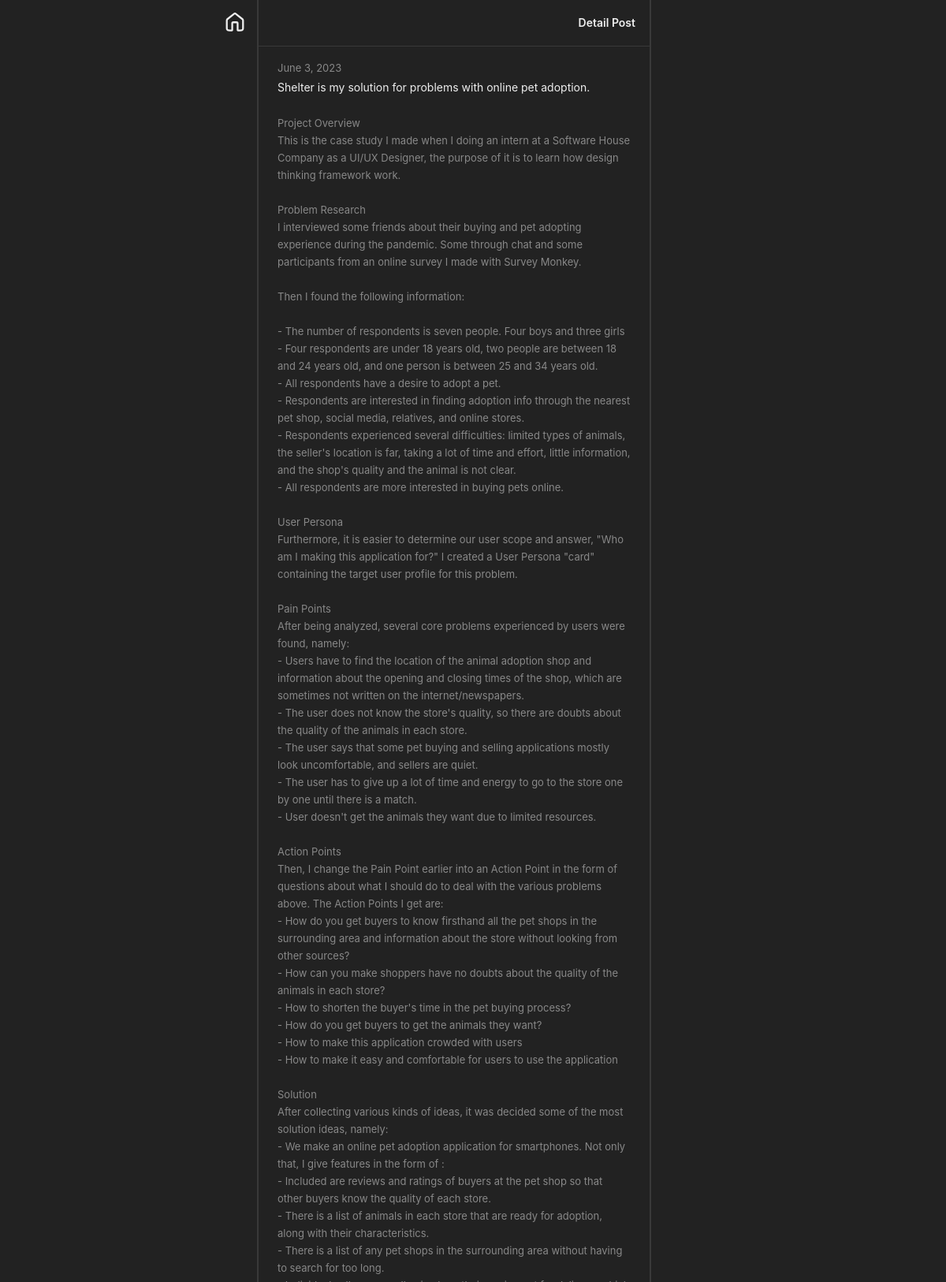
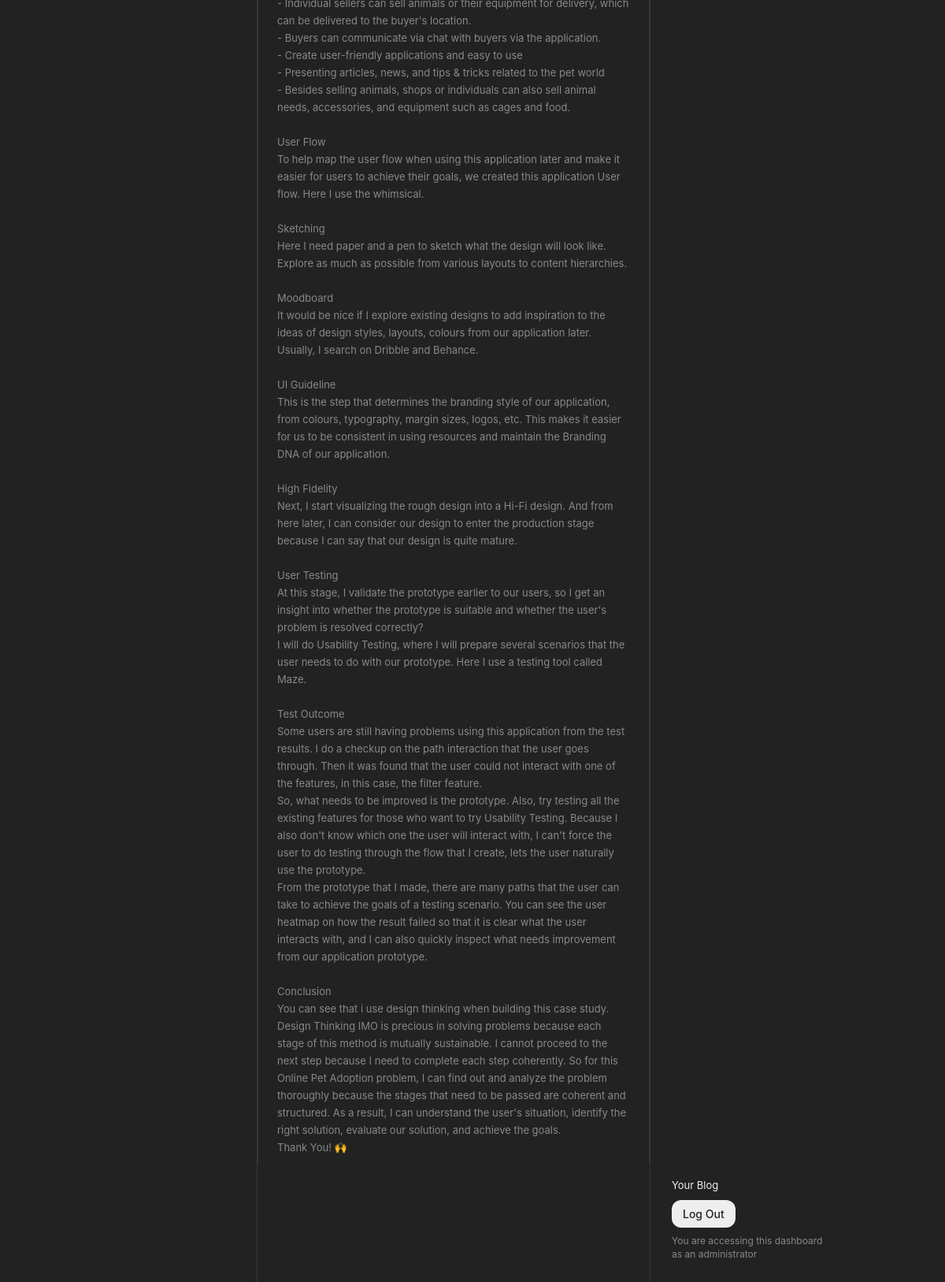
Page /post_detail_admin.php?id=4 on the committed database (2 pictures, top to bottom).
### tables this page shows
CREATE TABLE `posts` (
  `id` int(11) NOT NULL,
  `title` varchar(255) NOT NULL,
  `content` longtext NOT NULL,
  `created_at` datetime NOT NULL DEFAULT current_timestamp()
);

### post_detail_admin.php (the view, shortened to what this page needs)
<?php
include 'db.php';
$id = $_GET['id'];
$stmt = $conn->prepare("SELECT * FROM posts WHERE id = ?");
$stmt->bind_param("i", $id);
$stmt->execute();
$result = $stmt->get_result();
$row = $result->fetch_assoc();
?>
<!DOCTYPE html>
<html>
<head>
    <link href="styles.css" rel="stylesheet">
</head>
<body>
    <div class="wrapper">
        <div class="left">
            <div class="left-container">
            <a href="dashboard.php" style="text-decoration: none; color: inherit; cursor: pointer;" class="haptic">
</a>
            </div>
        </div>
        <div class="middle middle-border">
            <div class="content middle-border">
                <div class="tulisan-my-blog">
<span class="heading-bold">Detail Post</span>
                </div>
                <div class="post-list height-detail">
                    <div class="post post-column">
                    <span class="post-list-desc"><?php echo date("F j, Y", strtotime($row['created_at'])); ?></span>
                        <span class="post-list-title" style="margin-bottom: 20px;"><?php echo $row['title']; ?></span>
                        <span class="post-list-desc"><?php echo nl2br(htmlspecialchars($row['content'], ENT_QUOTES, 'UTF-8')); ?></span>
                    </div>
                </div>
            </div>
        </div>
        <div class="right">
      <div class="content right-container">
        <div class="right-box">
          <span class="above-button">Your Blog</span>
          <a href="logout.php">
            <button class="login-button">
              <span id="loginBtn">Log Out</span>
            </button>
          </a>
          <span class="below-button">You are accessing this dashboard<br />as an administrator</span>
        </div>
      </div>
    </div>
    </div>

### styles.css (style rules this page uses)
button { background: none; color: inherit; border: none; padding: 0; font: inherit; cursor: pointer; outline: inherit; }
* { box-sizing: border-box; }
body { font-family: "Inter", system-ui, -apple-system, BlinkMacSystemFont, 'Segoe UI', Roboto, Oxygen, Ubuntu, Cantarell, 'Open Sans', 'Helvetica Neue', sans-serif; font-style: normal; margin: 0; margin-left: 9vw; padding: 0; display: flex; justify-content: center; align-items: center; height: 100vh; background-color: #222222; }
.wrapper { display: flex; justify-content: space-between; width: 55%; height: 100%; }
.left, .right, .middle { display: flex; height: 100%; }
.left { align-items: flex-start; flex: 0 1 auto; }
.right { align-items: flex-end; flex: 0 1 auto; min-width: 250px; }
.middle { align-items: flex-start; justify-content: center; flex: 1; min-width: 500px; max-width: 500px; }
.left-container { display: flex; flex-direction: column; align-items: center; padding: 16px; gap: 32px; align-self: flex-start; }
.content { width: 100%; }
a { color: #eeeeee; text-decoration: none; }
.heading-bold { font-weight: 600; font-size: 14px; line-height: 22px; display: flex; align-items: center; color: #eeeeee; }
.post-list-title { font-weight: 400; font-size: 14px; line-height: 28px; display: flex; align-items: center; color: #eeeeee; }
.post-list-desc { font-weight: 400; font-size: 13px; line-height: 22px; display: flex; align-items: center; color: #888888; }
.post { box-sizing: border-box; display: flex; justify-content: space-between; align-items: start; padding: 16px 24px; border-bottom: 1px solid rgba(255, 255, 255, 0.1); }
.post-column { flex-direction: column; }
.tulisan-my-blog { box-sizing: border-box; display: flex; flex-direction: row; align-items: center; justify-content: space-between; padding: 18px; gap: 25.36px; border-bottom: 1px solid rgba(255, 255, 255, 0.1); }
.middle-border { border-width: 0px 1px; border-style: solid; border-color: rgba(255, 255, 255, 0.1); }
.right-container { display: flex; flex-direction: column; justify-content: flex-end; align-items: flex-start; padding: 27px; gap: 11px; align-self: flex-end; }
.right-box { display: flex; flex-direction: column; align-items: flex-start; padding: 0px; gap: 8px; }
.below-button { font-weight: 400; font-size: 12px; line-height: 17px; display: flex; align-items: center; color: #888888; }
.above-button { font-weight: 400; font-size: 13px; line-height: 22px; display: flex; align-items: center; color: #eeeeee; }
.login-button { display: flex; flex-direction: row; align-items: flex-start; padding: 9px 14px; background: #eeeeee; border-radius: 12px; }
#loginBtn { font-weight: 500; font-size: 14px; line-height: 17px; display: flex; align-items: center; text-align: center; color: #222222; }
.icon-home { width: 24px; height: 24px; }
.post-list { overflow-y: auto; scrollbar-color: #222222 #222222; scrollbar-width: thin; }
.height-detail { height: 93.5vh; }
.tulisan-my-blog { position: sticky; top: 0; }
@media screen and (max-width: 1250px) { body { font-family: "Inter", system-ui, -apple-system, BlinkMacSystemFont, 'Segoe UI', Roboto, Oxygen, Ubuntu, Cantarell, 'Open Sans', 'Helvetica Neue', sans-serif; font-style: normal; margin: 0; padding: 0; display: flex; justify-content: space-around; align-items: center; height: 100vh; background-color: #222222; } }

### rows in the picture
posts: created_at "June 3, 2023", title "Shelter is my solution for problems with online pet adoption.", content "Project Overview This is the case study I made when I doing an intern at a Software House Company as a UI/UX Designer, the purpose of it is to learn how design thinking framework work. Problem Research I interviewed some friends about their buying and pet adopting experience during the pandemic. Some through chat and some participants from an online survey I made with Survey Monkey. Then I found the following information: - The number of respondents is seven people. Four boys and three girls - Four respondents are under 18 years old, two people are between 18 and 24 years old, and one person is between 25 and 34 years old. - All respondents have a desire to adopt a pet. - Respondents are…"
